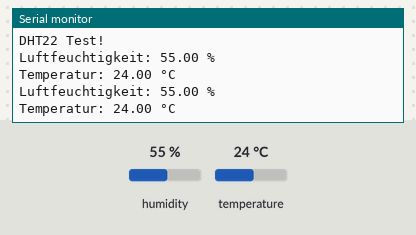
A sketch run on a simulated ESP32. On the bench: the last lines printed to the serial monitor. The test bench sets the inputs (shaded band); at power-on: humidity 55 %, temperature 24 °C.

Above: at 4.8 s.
4.9 s: humidity set to 22 %
At 6.8 s:
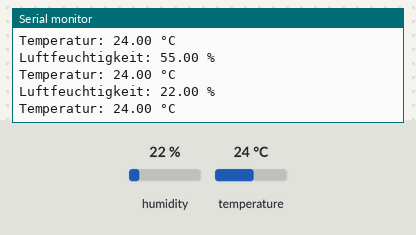
7.9 s: temperature set to 12 °C
At 8.5 s:
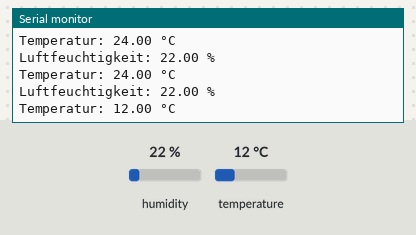
10.9 s: humidity set to 40 %
At 13.1 s:
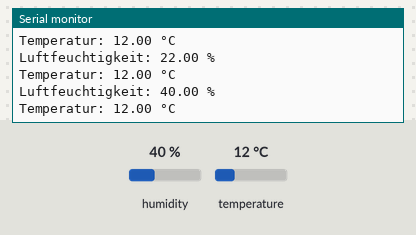
Timing chart, 0 to 14.6 s (numbered marks = the images above; inputs shaded):
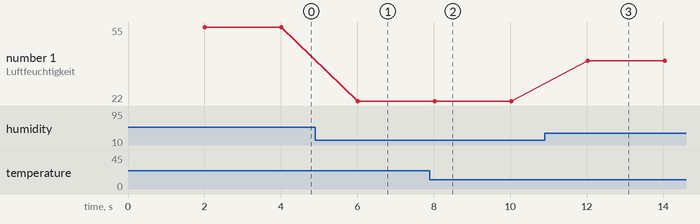

The sketch:

sketch.ino
```cpp
#include "DHT.h"           // DHT Bibliothek einbinden

#define DHTPIN 15          // DHT22 Sensor Signal auf ESP32 Eingang 15
#define DHTTYPE DHT22      // Definition des Sensortyps: DHT 22

DHT dht(DHTPIN, DHTTYPE);  // DHT22 Sensor initialisieren

void setup() {
  Serial.begin(115200);  // Baudrate für ESP32
  Serial.println("DHT22 Test!"); // Testmeldung
  dht.begin();           // DHT Sensor starten
}

void loop() {
  delay(2000); // Wartezeit von 2 Sekunden zwischen den Messungen

  float h = dht.readHumidity();    // Luftfeuchtigkeit auslesen
  float t = dht.readTemperature(); // Temperatur auslesen

  if (isnan(h) || isnan(t)) { // Überprüfen, ob die Sensorwerte gültig sind
    Serial.println("DHT Sensor konnte nicht korrekt gelesen werden!");
  } else {
    Serial.print("Luftfeuchtigkeit: ");
    Serial.print(h);
    Serial.println(" %");

    Serial.print("Temperatur: ");
    Serial.print(t);
    Serial.println(" °C");
    Serial.println();
  }
}
```

Measured:
- after the input at 4.9 s, the serial monitor: prints a new line after 1.1 s (image 1)
- after the input at 7.9 s, the serial monitor: prints a new line after 0.12 s (image 2)
- after the input at 10.9 s, the serial monitor: prints a new line after 1.1 s (image 3)
- plotted number 1: 55 → 22 after the input at 4.9 s, 22 → 40 after the input at 10.9 s
